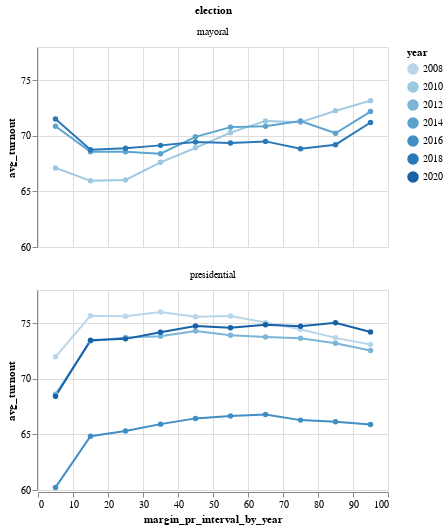

Notebook source saved alongside this figure:
### Code cell
line = alt.Chart(margin_pr).mark_line(point = True).encode(
    alt.Y("avg_turnout:Q",
        scale=alt.Scale(zero=False)
    ),
    x = "margin_pr_interval_by_year",
    color = "year:O"
).properties(
    width = 350,
    height = 200
).facet(
    facet = "election",
    columns = 1
)

line

### Figure 1 — Vega-Lite specification as saved in the notebook (floating-point values rounded to 4 significant figures)
{"config": {"view": {"continuousWidth": 400, "continuousHeight": 300}}, "data": {"name": "data-2a850b5bfbe536338ce5344101ee68c2"}, "facet": {"type": "nominal", "field": "election"}, "spec": {"mark": {"type": "line", "point": true}, "encoding": {"color": {"type": "ordinal", "field": "year"}, "x": {"type": "quantitative", "field": "margin_pr_interval_by_year"}, "y": {"type": "quantitative", "field": "avg_turnout", "scale": {"zero": false}}}, "height": 200, "width": 350}, "columns": 1, "$schema": "https://vega.github.io/schema/vega-lite/v4.8.1.json", "datasets": {"data-2a850b5bfbe536338ce5344101ee68c2": [{"year": 2008, "election": "presidential", "margin_pr_interval_by_year": 5, "avg_turnout": 71.99}, {"year": 2008, "election": "presidential", "margin_pr_interval_by_year": 15, "avg_turnout": 75.69}, {"year": 2008, "election": "presidential", "margin_pr_interval_by_year": 25, "avg_turnout": 75.65}, {"year": 2008, "election": "presidential", "margin_pr_interval_by_year": 35, "avg_turnout": 76.03}, {"year": 2008, "election": "presidential", "margin_pr_interval_by_year": 45, "avg_turnout": 75.59}, {"year": 2008, "election": "presidential", "margin_pr_interval_by_year": 55, "avg_turnout": 75.65}, {"year": 2008, "election": "presidential", "margin_pr_interval_by_year": 65, "avg_turnout": 75.07}, {"year": 2008, "election": "presidential", "margin_pr_interval_by_year": 75, "avg_turnout": 74.47}, {"year": 2008, "election": "presidential", "margin_pr_interval_by_year": 85, "avg_turnout": 73.69}, {"year": 2008, "election": "presidential", "margin_pr_interval_by_year": 95, "avg_turnout": 73.1}, {"year": 2010, "election": "mayoral", "margin_pr_interval_by_year": 5, "avg_turnout": 67.12}, {"year": 2010, "election": "mayoral", "margin_pr_interval_by_year": 15, "avg_turnout": 65.96}, {"year": 2010, "election": "mayoral", "margin_pr_interval_by_year": 25, "avg_turnout": 66.03}, {"year": 2010, "election": "mayoral", "margin_pr_interval_by_year": 35, "avg_turnout": 67.62}, {"year": 2010, "election": "mayoral", "margin_pr_interval_by_year": 45, "avg_turnout": 68.92}, {"year": 2010, "election": "mayoral", "margin_pr_interval_by_year": 55, "avg_turnout": 70.29}, {"year": 2010, "election": "mayoral", "margin_pr_interval_by_year": 65, "avg_turnout": 71.35}, {"year": 2010, "election": "mayoral", "margin_pr_interval_by_year": 75, "avg_turnout": 71.23}, {"year": 2010, "election": "mayoral", "margin_pr_interval_by_year": 85, "avg_turnout": 72.25}, {"year": 2010, "election": "mayoral", "margin_pr_interval_by_year": 95, "avg_turnout": 73.17}, {"year": 2012, "election": "presidential", "margin_pr_interval_by_year": 5, "avg_turnout": 68.61}, {"year": 2012, "election": "presidential", "margin_pr_interval_by_year": 15, "avg_turnout": 73.4}, {"year": 2012, "election": "presidential", "margin_pr_interval_by_year": 25, "avg_turnout": 73.73}, {"year": 2012, "election": "presidential", "margin_pr_interval_by_year": 35, "avg_turnout": 73.84}, {"year": 2012, "election": "presidential", "margin_pr_interval_by_year": 45, "avg_turnout": 74.31}, {"year": 2012, "election": "presidential", "margin_pr_interval_by_year": 55, "avg_turnout": 73.93}, {"year": 2012, "election": "presidential", "margin_pr_interval_by_year": 65, "avg_turnout": 73.77}, {"year": 2012, "election": "presidential", "margin_pr_interval_by_year": 75, "avg_turnout": 73.66}, {"year": 2012, "election": "presidential", "margin_pr_interval_by_year": 85, "avg_turnout": 73.21}, {"year": 2012, "election": "presidential", "margin_pr_interval_by_year": 95, "avg_turnout": 72.55}, {"year": 2014, "election": "mayoral", "margin_pr_interval_by_year": 5, "avg_turnout": 70.87}, {"year": 2014, "election": "mayoral", "margin_pr_interval_by_year": 15, "avg_turnout": 68.58}, {"year": 2014, "election": "mayoral", "margin_pr_interval_by_year": 25, "avg_turnout": 68.57}, {"year": 2014, "election": "mayoral", "margin_pr_interval_by_year": 35, "avg_turnout": 68.4}, {"year": 2014, "election": "mayoral", "margin_pr_interval_by_year": 45, "avg_turnout": 69.92}, {"year": 2014, "election": "mayoral", "margin_pr_interval_by_year": 55, "avg_turnout": 70.79}, {"year": 2014, "election": "mayoral", "margin_pr_interval_by_year": 65, "avg_turnout": 70.87}, {"year": 2014, "election": "mayoral", "margin_pr_interval_by_year": 75, "avg_turnout": 71.34}, {"year": 2014, "election": "mayoral", "margin_pr_interval_by_year": 85, "avg_turnout": 70.24}, {"year": 2014, "election": "mayoral", "margin_pr_interval_by_year": 95, "avg_turnout": 72.18}, {"year": 2016, "election": "presidential", "margin_pr_interval_by_year": 5, "avg_turnout": 60.24}, {"year": 2016, "election": "presidential", "margin_pr_interval_by_year": 15, "avg_turnout": 64.84}, {"year": 2016, "election": "presidential", "margin_pr_interval_by_year": 25, "avg_turnout": 65.31}, {"year": 2016, "election": "presidential", "margin_pr_interval_by_year": 35, "avg_turnout": 65.93}, {"year": 2016, "election": "presidential", "margin_pr_interval_by_year": 45, "avg_turnout": 66.45}, {"year": 2016, "election": "presidential", "margin_pr_interval_by_year": 55, "avg_turnout": 66.67}, {"year": 2016, "election": "presidential", "margin_pr_interval_by_year": 65, "avg_turnout": 66.8}, {"year": 2016, "election": "presidential", "margin_pr_interval_by_year": 75, "avg_turnout": 66.29}, {"year": 2016, "election": "presidential", "margin_pr_interval_by_year": 85, "avg_turnout": 66.14}, {"year": 2016, "election": "presidential", "margin_pr_interval_by_year": 95, "avg_turnout": 65.89}, {"year": 2018, "election": "mayoral", "margin_pr_interval_by_year": 5, "avg_turnout": 71.52}, {"year": 2018, "election": "mayoral", "margin_pr_interval_by_year": 15, "avg_turnout": 68.76}, {"year": 2018, "election": "mayoral", "margin_pr_interval_by_year": 25, "avg_turnout": 68.89}, {"year": 2018, "election": "mayoral", "margin_pr_interval_by_year": 35, "avg_turnout": 69.15}, {"year": 2018, "election": "mayoral", "margin_pr_interval_by_year": 45, "avg_turnout": 69.45}, {"year": 2018, "election": "mayoral", "margin_pr_interval_by_year": 55, "avg_turnout": 69.37}, {"year": 2018, "election": "mayoral", "margin_pr_interval_by_year": 65, "avg_turnout": 69.51}, {"year": 2018, "election": "mayoral", "margin_pr_interval_by_year": 75, "avg_turnout": 68.84}, {"year": 2018, "election": "mayoral", "margin_pr_interval_by_year": 85, "avg_turnout": 69.21}, {"year": 2018, "election": "mayoral", "margin_pr_interval_by_year": 95, "avg_turnout": 71.21}, {"year": 2020, "election": "presidential", "margin_pr_interval_by_year": 5, "avg_turnout": 68.43}, {"year": 2020, "election": "presidential", "margin_pr_interval_by_year": 15, "avg_turnout": 73.48}, {"year": 2020, "election": "presidential", "margin_pr_interval_by_year": 25, "avg_turnout": 73.6}, {"year": 2020, "election": "presidential", "margin_pr_interval_by_year": 35, "avg_turnout": 74.21}, {"year": 2020, "election": "presidential", "margin_pr_interval_by_year": 45, "avg_turnout": 74.75}, {"year": 2020, "election": "presidential", "margin_pr_interval_by_year": 55, "avg_turnout": 74.6}, {"year": 2020, "election": "presidential", "margin_pr_interval_by_year": 65, "avg_turnout": 74.88}, {"year": 2020, "election": "presidential", "margin_pr_interval_by_year": 75, "avg_turnout": 74.74}, {"year": 2020, "election": "presidential", "margin_pr_interval_by_year": 85, "avg_turnout": 75.05}, {"year": 2020, "election": "presidential", "margin_pr_interval_by_year": 95, "avg_turnout": 74.22}]}}
